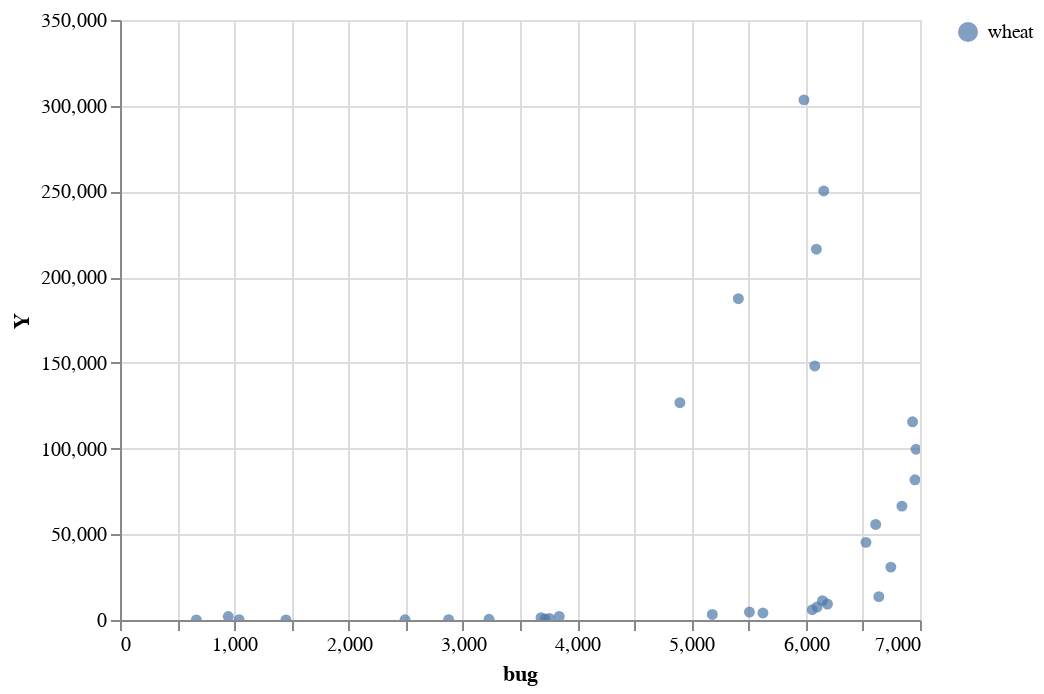

Notebook source saved alongside this figure:
### Code cell
import altair as alt


alt.Chart(dataFr).mark_circle().encode(
   x ='bug', 
   y = 'Y',
   color=alt.ColorDatum(alt.repeat('layer'))
    
).interactive().repeat(
    layer=["wheat"])
